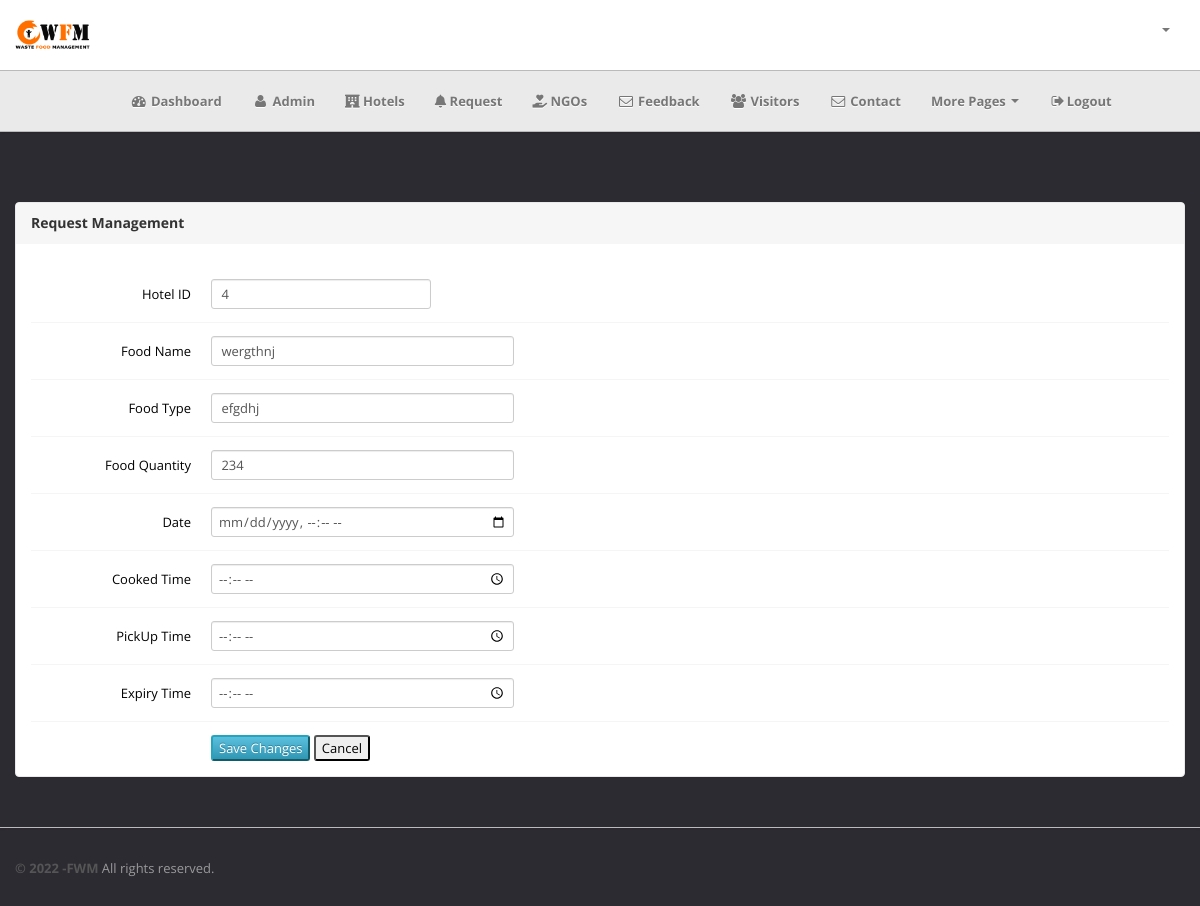
The page /admin/index.php?page=request_form&request_id=25 (signed in) on the database its author committed.
### tables this page shows
CREATE TABLE `request` (
  `r_id` int(50) NOT NULL,
  `ngo_id` varchar(30) NOT NULL,
  `h_id` varchar(30) NOT NULL,
  `food_name` varchar(30) NOT NULL,
  `food_type` varchar(30) NOT NULL,
  `food_qty` varchar(30) NOT NULL,
  `cooked_time` time NOT NULL,
  `pickup_time` time NOT NULL,
  `expiry_time` time NOT NULL,
  `r_date` date NOT NULL,
  `v_id` int(20) NOT NULL,
  `v_address` varchar(30) NOT NULL,
  `v_phoneNo` int(10) NOT NULL,
  `v_city` varchar(20) NOT NULL,
  `status` varchar(20) NOT NULL
);

### admin/middlepage/request_form.php (the view, shortened to what this page needs)
<?php
	@$request_id=$_REQUEST['request_id'];
	$sel="SELECT * FROM `request` WHERE `r_id`='".$request_id."' ";
	$qry=mysqli_query($con,$sel);
	$row=mysqli_fetch_array($qry);
 ?>
<br><br>
            <div class="span12">
			    <div class="content">
					<div class="module">
							<div class="module-head">
								<h3>Request Management</h3>
							</div>
						<div class="module-body">
<br/>
                            <form class="form-horizontal row-fluid"  method="post" action="index.php?page=request_action"  enctype="multipart/form-data">
                                  <div class="control-group">
										<label class="control-label" for="basicinput" style="color: black;">Hotel ID
										</label>
											<div class="controls">
                                               <input type="text" name="hotel_id" value="<?php if(isset($_SESSION['hotel_id'])){echo $_SESSION['hotel_id'];unset($_SESSION['hotel_id']);}?> <?php echo $row['h_id'] ?>">
											</div>
									</div>
									<div class="control-group">
										<label class="control-label" for="basicinput" style="color: black;">Food Name
										</label>
											<div class="controls">
											<input type="text" id="basicinput" name="foodname" value="<?php if(isset($_SESSION['foodname'])){echo $_SESSION['foodname'];unset($_SESSION['foodname']);}?> <?php echo $row['food_name'] ?>" class="span4" >
											</div>
									</div>
									<div class="control-group">
										<label class="control-label" for="basicinput" style="color: black;">Food Type
										</label>
										<div class="controls">
										<input  type="text" class="span4" name="foodtype" value="<?php if(isset($_SESSION['foodtype'])){echo $_SESSION['foodtype'];unset($_SESSION['foodtype']);}?> <?php echo $row['food_type'] ?>" id="input01">
										</div>
									</div>
	                                <div class="control-group">
										<label class="control-label" for="basicinput" style="color: black;">Food Quantity
										</label>
											<div class="controls" style="color: black;">
												<input  type="text" class="span4" name="foodqty" value="<?php if(isset($_SESSION['foodqty'])){echo $_SESSION['foodqty'];unset($_SESSION['foodqty']);}?> <?php echo $row['food_qty'] ?>">
											</div>
									</div>
									<div class="control-group">
						               <label class="control-label" style="color: black;" for="basicinput">Date
						               </label>
											<div class="controls">
											<input type="datetime-local" id="basicinput" name="date" value="<?php if(isset($_SESSION['date'])){echo $_SESSION['date'];unset($_SESSION['date']);}?> <?php echo $row['r_date'] ?>" class="span4">
											</div>
									</div>
									<div class="control-group">
										<label class="control-label" for="basicinput" style="color: black;">Cooked Time
										</label>
											<div class="controls" style="color: black;">
												<input  type="time" class="span4"  value="<?php if(isset($_SESSION['cookedtime'])){echo $_SESSION['cookedtime'];unset($_SESSION['cookedtime']);}?> <?php echo $row['cooked_time'] ?>" name="cookedtime">
											</div>
									</div>
									<div class="control-group">
										<label class="control-label" for="basicinput" style="color: black;">PickUp Time
										</label>
											<div class="controls" style="color: black;">
												<input  type="time" class="span4" value="<?php if(isset($_SESSION['pickuptime'])){echo $_SESSION['pickuptime'];unset($_SESSION['pickuptime']);}?> <?php echo $row['pickup_time'] ?>" name="pickuptime">
											</div>
									</div>
									<div class="control-group">
										<label class="control-label" for="basicinput" style="color: black;">Expiry Time
										</label>
											<div class="controls" style="color: black;">
												<input  type="time" class="span4" value="<?php if(isset($_SESSION['expirytime'])){echo $_SESSION['expirytime'];unset($_SESSION['expirytime']);}?> <?php echo $row['expiry_time'] ?>" name="expirytime">
											</div>
									</div>
									<div class="control-group">
											<div class="controls">
												<button type="submit" name="submit" class="btn-info">   Save Changes
												</button>
												<button type="submit" class="btn-dark">Cancel</button>
											</div>
									</div>
									</form>
							</div>
						</div>
					</div>
				</div>

### admin/css/theme.css (style rules this page uses)
body { font-size: 13px; font-family: 'Open Sans', Arial, sans-serif; background: #fff; color: #777 }
h1, h2, h3, h4, h5, h6 { color: #333; margin-top: 0 }
h3 { font-size: 20px }
form { margin: 0 }
select, textarea, input[type="text"], input[type="password"], input[type="datetime"], input[type="datetime-local"], input[type="date"], input[type="month"], input[type="time"], input[type="week"], input[type="number"], input[type="email"], input[type="url"], input[type="search"], input[type="tel"], input[type="color"], .uneditable-input, label, input, button, select, textarea { -webkit-border-radius: 3px; -moz-border-radius: 3px; border-radius: 3px; font-size: 13px; font-family: 'Open Sans', Tahoma, Arial, sans-serif }
.module { background: #fff; -webkit-border-radius: 3px; -moz-border-radius: 3px; border-radius: 3px; border: 1px solid #ccc; border-bottom-color: #bbb; -webkit-box-shadow: 0 0 1px rgba(0,0,0,0.2); -moz-box-shadow: 0 0 1px rgba(0,0,0,0.2); box-shadow: 0 0 1px rgba(0,0,0,0.2); margin-bottom: 30px }
.form-horizontal .control-group, .form-vertical .control-group { margin-bottom: 0 }
.form-horizontal .control-group+.control-group, .form-vertical .control-group+.control-group { margin-top: 13px; padding-top: 13px; border-top: 1px solid #f5f5f5 }
.btn-info { color: #fff; background-color: #29b7d3; border-color: #25a4be }
.module { box-shadow: 0 0 3px rgba(0,0,0,.1); border-color: #e9e9e9; margin-bottom: 20px; background-color: #fff; border-radius: 4px; -webkit-box-shadow: 0 1px 1px rgba(0,0,0,.05); box-shadow: 0 1px 1px rgba(0,0,0,.05); }
.module-head { color: #767676; background-color: #f6f6f6; border-color: #e9e9e9; padding: 10px 15px; border-bottom: 1px solid transparent; border-top-right-radius: 3px; border-top-left-radius: 3px; }
.module-head h3 { font-size: 14px; line-height: 20px; height: 20px; margin: 0 }
.module-body { padding: 15px }

### rows shown on the page
request: hotel_id "4", foodname "wergthnj", foodtype "efgdhj", foodqty "234"
